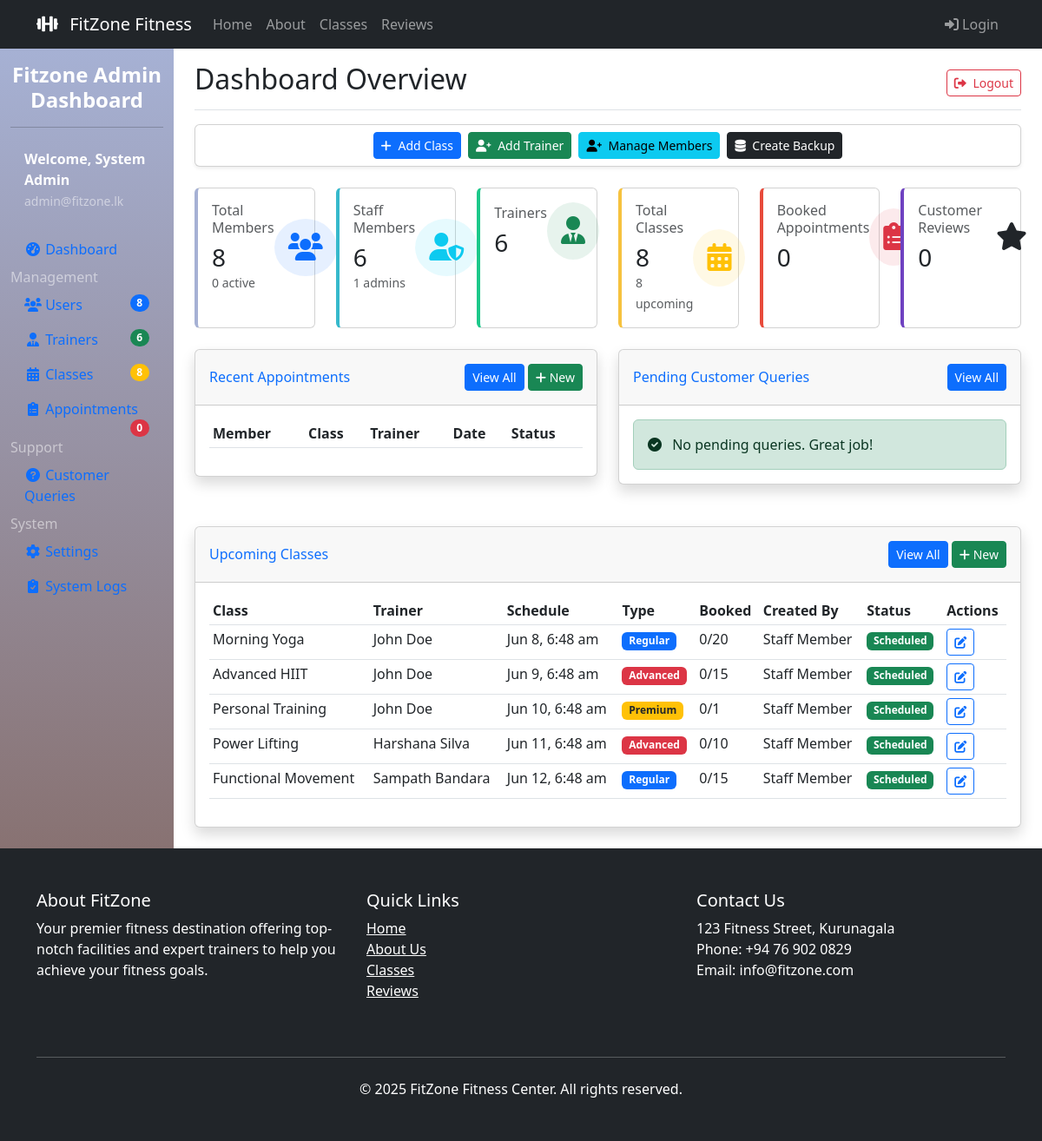
Screenshot of /admin_dashboard.php (signed in) with the database file from the repository.
### tables this page shows
CREATE TABLE IF NOT EXISTS classes (
    id INT AUTO_INCREMENT PRIMARY KEY,
    name VARCHAR(100) NOT NULL,
    description TEXT,
    schedule DATETIME NOT NULL,
    duration_minutes INT DEFAULT 60,
    trainer_id INT,
    capacity INT DEFAULT 20,
    booked INT DEFAULT 0,
    price DECIMAL(10,2) DEFAULT 15.00,
    class_type ENUM('regular', 'advanced', 'premium') DEFAULT 'regular',
    status ENUM('scheduled', 'cancelled', 'completed') DEFAULT 'scheduled',
    created_by INT,
    created_at TIMESTAMP DEFAULT CURRENT_TIMESTAMP,
    updated_at TIMESTAMP DEFAULT CURRENT_TIMESTAMP ON UPDATE CURRENT_TIMESTAMP,
    FOREIGN KEY (trainer_id) REFERENCES trainers(id) ON DELETE SET NULL,
    FOREIGN KEY (created_by) REFERENCES users(id) ON DELETE SET NULL,
    INDEX idx_schedule (schedule),
    INDEX idx_status (status)
);

CREATE TABLE IF NOT EXISTS trainers (
    id INT AUTO_INCREMENT PRIMARY KEY,
    user_id INT UNIQUE,
    name VARCHAR(100) NOT NULL,
    specialty VARCHAR(100),
    certification VARCHAR(100),
    bio TEXT,
    hourly_rate DECIMAL(10,2),
    is_active BOOLEAN DEFAULT TRUE,
    profile_image VARCHAR(255),
    created_at TIMESTAMP DEFAULT CURRENT_TIMESTAMP,
    updated_at TIMESTAMP DEFAULT CURRENT_TIMESTAMP ON UPDATE CURRENT_TIMESTAMP,
    FOREIGN KEY (user_id) REFERENCES users(id) ON DELETE SET NULL
);

CREATE TABLE IF NOT EXISTS users (
    id INT AUTO_INCREMENT PRIMARY KEY,
    name VARCHAR(100) NOT NULL,
    email VARCHAR(100) NOT NULL UNIQUE,
    password VARCHAR(255) NOT NULL,
    phone VARCHAR(20),
    address TEXT,
    date_of_birth DATE,
    gender ENUM('male', 'female', 'other'),
    role ENUM('customer', 'staff', 'admin') DEFAULT 'customer',
    status ENUM('active', 'inactive', 'locked') DEFAULT 'active',
    profile_image VARCHAR(255) NULL COMMENT 'Path to user profile image',
    login_attempts INT DEFAULT 0,
    last_attempt DATETIME NULL,
    email_verified_at TIMESTAMP NULL,
    created_at TIMESTAMP DEFAULT CURRENT_TIMESTAMP,
    updated_at TIMESTAMP DEFAULT CURRENT_TIMESTAMP ON UPDATE CURRENT_TIMESTAMP,
    INDEX idx_user_role (role),
    INDEX idx_user_status (status)
);

CREATE TABLE IF NOT EXISTS gym_info (
    id INT AUTO_INCREMENT PRIMARY KEY,
    gym_name VARCHAR(255) NOT NULL,
    address TEXT,
    city VARCHAR(100),
    state VARCHAR(100),
    zip_code VARCHAR(20),
    phone VARCHAR(20),
    email VARCHAR(255),
    opening_hours TEXT,
    facebook_url VARCHAR(255),
    twitter_url VARCHAR(255),
    instagram_url VARCHAR(255),
    youtube_url VARCHAR(255),
    logo_url VARCHAR(255),
    updated_at TIMESTAMP DEFAULT CURRENT_TIMESTAMP ON UPDATE CURRENT_TIMESTAMP
);

### admin_dashboard.php (the view, shortened to what the rows shown need)
<?php
$db = new Database();
$conn = $db->getConnection();
$upcoming_classes = $conn->query("
    SELECT c.*, t.name as trainer_name, u.name as created_by_name,
           (SELECT COUNT(*) FROM appointments WHERE class_id = c.id AND status = 'booked') as booked_count
    FROM classes c
    LEFT JOIN trainers t ON c.trainer_id = t.id
    LEFT JOIN users u ON c.created_by = u.id
    WHERE c.status = 'scheduled' AND c.schedule > NOW()
    ORDER BY c.schedule ASC LIMIT 5
");
?>
<!DOCTYPE html>
<html lang="en">
<head>
    <link href="https://cdn.jsdelivr.net/npm/bootstrap@5.3.0/dist/css/bootstrap.min.css" rel="stylesheet">
    <link rel="stylesheet" href="https://cdnjs.cloudflare.com/ajax/libs/font-awesome/6.0.0/css/all.min.css">
</head>
<body>
    <div class="container-fluid">
        <div class="row">
            <main class="col-md-9 ms-sm-auto col-lg-10 px-md-4">
                <div class="d-flex justify-content-between flex-wrap flex-md-nowrap align-items-center pt-3 pb-2 mb-3 border-bottom">
                    <h1 class="h2">Dashboard Overview</h1>
                </div>
                <div class="row">
                    <div class="col-lg-6 mb-4">
                        <div class="card shadow mb-4">
                            <div class="card-body">
                                <div class="table-responsive">
                                    <table class="table table-sm table-hover">
                                        <thead>
                                            <tr>
                                                <th>Member</th>
                                                <th>Class</th>
                                                <th>Trainer</th>
                                                <th>Date</th>
                                                <th>Status</th>
                                            </tr>
                                        </thead>
                                    </table>
                                </div>
                            </div>
                        </div>
                    </div>
                </div>
                <div class="row">
                    <div class="col-12">
                        <div class="card shadow mb-4">
                            <div class="card-body">
                                <div class="table-responsive">
                                    <table class="table table-sm table-hover">
                                        <thead>
                                            <tr>
                                                <th>Class</th>
                                                <th>Trainer</th>
                                                <th>Schedule</th>
                                                <th>Type</th>
                                                <th>Booked</th>
                                                <th>Created By</th>
                                                <th>Status</th>
                                                <th>Actions</th>
                                            </tr>
                                        </thead>
                                        <tbody>
                                            <?php while ($class = $upcoming_classes->fetch_assoc()): ?>
                                            <tr class="upcoming-class">
                                                <td><?= htmlspecialchars($class['name']) ?></td>
                                                <td><?= $class['trainer_name'] ? htmlspecialchars($class['trainer_name']) : 'N/A' ?></td>
                                                <td><?= date('M j, g:i a', strtotime($class['schedule'])) ?></td>
                                                <td>
                                                    <span class="badge bg-<?=
                                                        $class['class_type'] === 'premium' ? 'warning text-dark' :
                                                        ($class['class_type'] === 'advanced' ? 'danger' : 'primary')
                                                    ?>">
                                                        <?= ucfirst($class['class_type']) ?>
                                                    </span>
                                                </td>
                                                <td><?= $class['booked_count'] ?>/<?= $class['capacity'] ?></td>
                                                <td><?= htmlspecialchars($class['created_by_name'] ?? 'System') ?></td>
                                                <td>
                                                    <span class="badge bg-success">
                                                        <?= ucfirst($class['status']) ?>
                                                    </span>
                                                </td>
                                                <td>
                                                    <a href="manage_classes.php?action=edit&id=<?= $class['id'] ?>"
                                                    class="btn btn-sm btn-outline-primary">
                                                        <i class="fas fa-edit"></i>
                                                    </a>
                                                </td>
                                            </tr>
                                            <?php endwhile; ?>
                                        </tbody>
                                    </table>
                                </div>
                            </div>
                        </div>
                    </div>
                </div>
            </main>
        </div>
    </div>
<?php include 'footer.php'; ?>
</body>
</html>

### footer.php (shortened to what the rows shown need)
<?php
require 'db.php';
try {
    $gym_info = $conn->query("SELECT * FROM gym_info LIMIT 1")->fetch();
} catch (PDOException $e) {
    $gym_info = [];
}
?>
<footer class="bg-dark text-white py-5">
    <div class="container">
        <div class="row">
            <div class="col-md-4 mb-4">
                <h5>Contact Us</h5>
                <p>
                    <?php echo htmlspecialchars($gym_info['address'] ?? '123 Fitness St, Kurunegala'); ?><br>
                    Phone: <?php echo htmlspecialchars($gym_info['phone'] ?? '(123) 456-7890'); ?><br>
                    Email: <?php echo htmlspecialchars($gym_info['email'] ?? 'info@fitzone.com'); ?>
                </p>
            </div>
        </div>
    </div>
</footer>

### rows the page displays
classes: name "Morning Yoga", trainer.name "John Doe", schedule "Jun 8, 6:48 am", class_type "Regular", booked_count "0", capacity "20", created_by.name "Staff Member", status "Scheduled"
classes: name "Advanced HIIT", trainer.name "John Doe", schedule "Jun 9, 6:48 am", class_type "Advanced", booked_count "0", capacity "15", created_by.name "Staff Member", status "Scheduled"
classes: name "Personal Training", trainer.name "John Doe", schedule "Jun 10, 6:48 am", class_type "Premium", booked_count "0", capacity "1", created_by.name "Staff Member", status "Scheduled"
classes: name "Power Lifting", trainer.name "Harshana Silva", schedule "Jun 11, 6:48 am", class_type "Advanced", booked_count "0", capacity "10", created_by.name "Staff Member", status "Scheduled"
classes: name "Functional Movement", trainer.name "Sampath Bandara", schedule "Jun 12, 6:48 am", class_type "Regular", booked_count "0", capacity "15", created_by.name "Staff Member", status "Scheduled"
gym_info: address "123 Fitness Street, Kurunagala", phone "+94 76 902 0829", email "info@fitzone.com"

### other values shown
$_SESSION['admin_name'] "System Admin"
$_SESSION['admin_email'] "admin@fitzone.lk"
$stats['total_users'] "8"
$stats['total_trainers'] "6"
$stats['total_classes'] "8"
$stats['booked_appointments'] "0"
$stats['unique_members'] "0"
$stats['staff_count'] "6"
$stats['admin_count'] "1"
$stats['upcoming_classes'] "8"
$stats['total_reviews'] "0"
